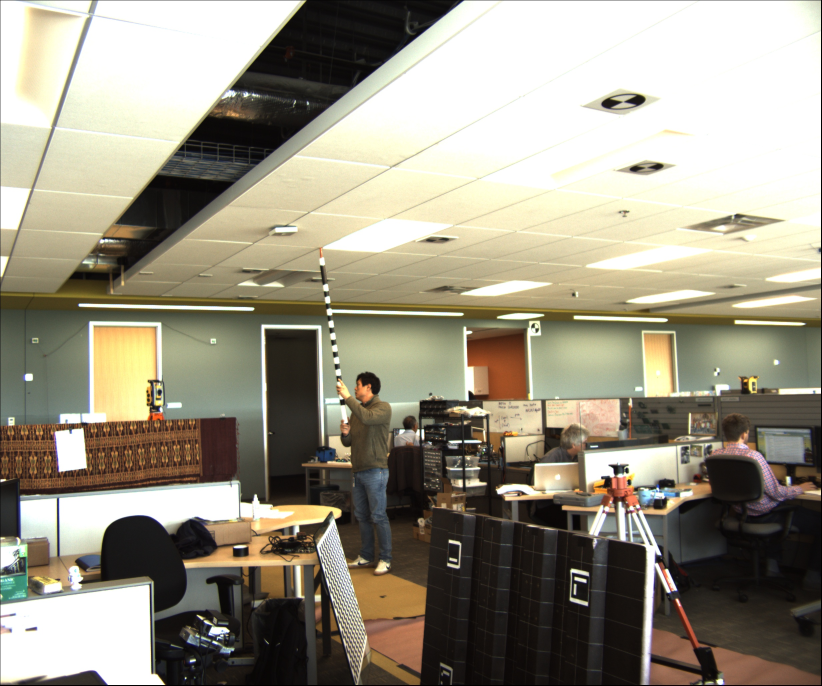
#> input picture teams/team_trimble/CAM2_image_0032.jpg, 2464 x 2056 px, found by its file name (shown at 1/3 size)
$ jupyter execute --allow-errors Trimble.ipynb
#> lines starting #> are read from the running program, lines starting #| are printed output that depends on the picture
##### Detection and Location Chain

**Abstract**: This hackathon project represents our effort to combine our existing machine learning and photogrametry efforts and further combine those efforts with both Cloud and Edge based solutions based upon Xilinx FPGA acceleration.

The Trimble team decided that the Xilinx hackathon would provide an excellent oppertunity to take the first steps in combining these technologies and learning how to use the varied Xilinx techologies.

Our initial hope was to use a TensorFlow system to provide the machine learning component of our test based on an AWS Ultrascale instance. That technology was unavailable for the hackathon, so during the event we trained a system based on a more stardard AWS Tensorflow instance and accessed that instance via Pynq networking.

The Team Trimble is composed of

* Roy Godzdanker – Trimble Product Architect for ICT
* Robert Banefield – Trimble Data Machine Learning Specialist
* Vinod Khare – Trimble ICT Photogrammetry
* Ashish Khare – Trimble Geomatics Photogrammetry
* Young-Jin Lee – Trimble ICT Photogrammetry
* Matt Compton - Trimble ICT Design Engineer

_NOTES_:

1. The TensorFlow system is sitting at an AWS instance. This is the slow and simple one for my debug effort. In the spirit of the hackathon, we started in training at the beginning of the night. This implies that it's capabilities were not exceptional at the beginning of the night and it will be better as the newly trained net is swapped in in the morning. Further tests back at the ranch will include testing this chain against some of the other theoretical models. The current net underperforms some previous efforts, further exploration is needed here

2. We also need to explore the TensorFlow element as an edge device. Advances in Xilinx FPGA tools may make that cost competative with a GPU box.

3. Xilinx HLS looks to be able to add needed acceleration functions but this needs further exploration going forward. We explored the idea of overly with python controled DMA, this is very promising

The following are globals used within this project To Change this to different image set, simply change the images indicated and run through the notebook again.

1. Camera data is sent to the system from a remote repository.
2. The Camera Data is sent to the Pynq to being processing.
3. The TensorFlow cloud delivers metadata for the images that were transferred to it back to the Pynq via net transfer
4. The Pynq software uses the photogrammetric OpenCV software chain that we wrote to estimate and calculate geometric position. In addition, images are displayed on the HDMI monitor and LCD display so we can see what is going on and to serve as a debug aid
5. The calculated position of the object is returned.

[cell 1]
## Imports

import cv2
import json
import matplotlib.pyplot as pyplot
import numpy
import matplotlib.patches  as patches
import pynq.overlays.base
import pynq.lib.arduino as arduino
import pynq.lib.video as video
import requests
import scipy
import sys
import PIL

[cell 2]
## Config
gAWS_TENSORFLOW_INSTANCE = 'http://34.202.159.80'
gCAMERA0_IMAGE = "/home/xilinx/jupyter_notebooks/trimble-mp/CAM2_image_0032.jpg"
gCAMERA1_IMAGE = "/home/xilinx/jupyter_notebooks/trimble-mp/CAM3_image_0032.jpg"

Turn on the HDMI coming off the pink board. This is used in a fashion that is different than their primary test notes and may be difficult to complete during the time period. Specifically, the hdmi out is used without the input

#> (a cell that did not finish here is left out)

Using Pillow, pull in the chosen image for Camera 0

[cell 4]
# Read images
image0BGR = cv2.imread(gCAMERA0_IMAGE)
#> image0BGR is the input picture: shape (2056, 2464, 3); mean B, G, R 132.3, 148.7, 154.4
image1BGR = cv2.imread(gCAMERA1_IMAGE)
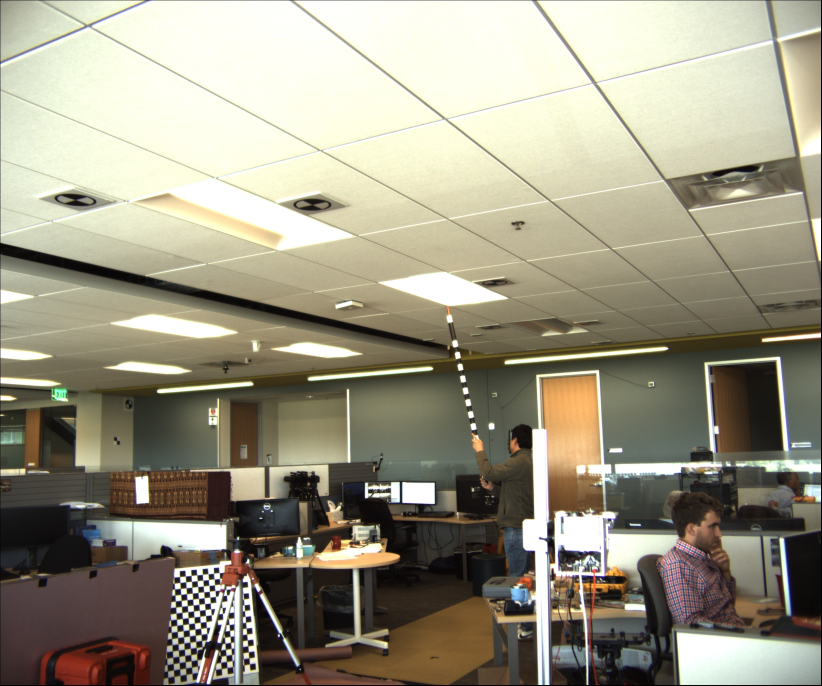
#> input picture teams/team_trimble/CAM3_image_0032.jpg, 2464 x 2056 px, found by its file name (shown at 1/3 size)
#> image1BGR is the input picture: shape (2056, 2464, 3); mean B, G, R 132.9, 151.4, 156.3

image0 = image0BGR[...,::-1]
image1 = image1BGR[...,::-1]

Do exactly the same for the second image of the overlapping pair from camera 1

To send one of these to the HDMI, we are going to have to reformat it to fit the provided HDMI display

#> (a cell that did not finish here is left out)

We will also display Young-Jin to the LCD screen. Why ? Because Young Jin does awesome work and deserves to be famous and also because I can

#> (a cell that did not finish here is left out)

We now need to classify the images. This runs the remote version of TensorFlow on the image to get the bounding box. The following routine wraps this for simplicity. The spun up AWS TensorFlow instance is expecting to get be
sent a JPEG and will classify and send back the results as JSON.

The IP address of the spun up AWS instance is given by the global gAWS_TENSORFLOW_INSTANCE which is specified at the
beginning of this note book.

[cell 7]
def RemoteTensorFlowClassify(image_name_string):
    f = open(image_name_string,'rb')
    r = requests.put(gAWS_TENSORFLOW_INSTANCE, data=f)
    return json.loads(r.content.decode())

Actually call the defined function on images from camera 1 and camera 2.

#> (a cell that did not finish here is left out)

#> (a cell that did not finish here is left out)

The AWS tensorflow reports the bounding boxes for the required object.

[cell 10]
def DrawRect(the_json,the_image, x1, x2, y1, y2 ):
    # [5 lines of commented-out code are left out]


    fig, ax = pyplot.subplots(1)
    ax.imshow(the_image)
    rect = patches.Rectangle((x1,y1), (x2-x1), (y2-y1), linewidth = 1 , edgecolor = 'r', facecolor='none')
    ax.add_patch(rect)
    pyplot.show()

[cell 11]
## Convert to grayscale
grayImage0 = cv2.cvtColor(image0, cv2.COLOR_RGB2GRAY)
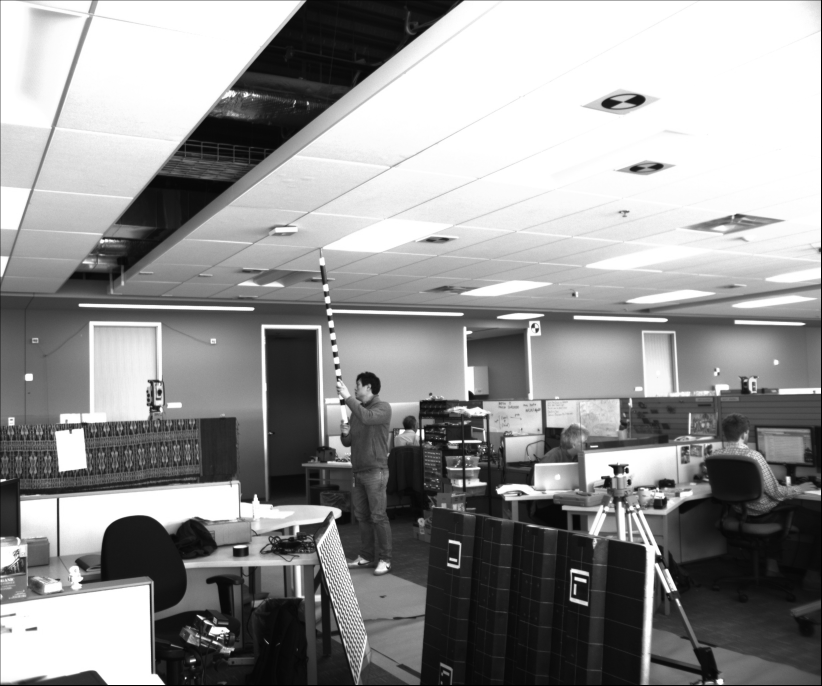
#> grayImage0: shape (2056, 2464) (shown at 1/3 size); min 0, max 255, mean 148.5
grayImage1 = cv2.cvtColor(image1, cv2.COLOR_RGB2GRAY)
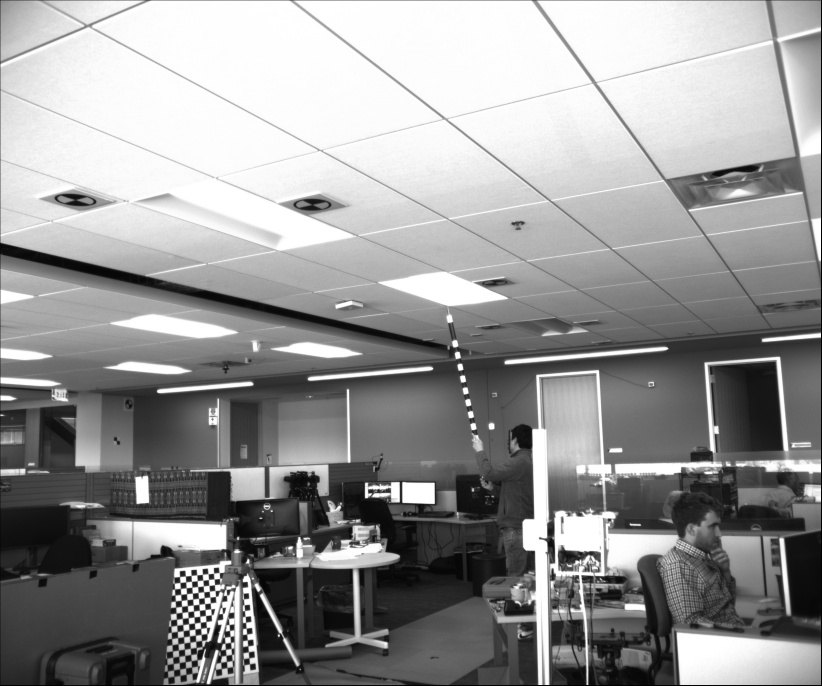
#> grayImage1: shape (2056, 2464) (shown at 1/3 size); min 0, max 255, mean 150.8

[cell 12]
def IsInsideROI(pt, the_json, x1, x2, y1, y2):
# [4 lines of commented-out code are left out]

    x_min = x1
    y_min = y1
    x_max = x2
    y_max = y2
    if(pt[0]>=x_min and pt[0] <=x_max and pt[1]>=y_min and pt[1]<=y_max):
        return True
    else:
        return False

[cell 13]
## Detect keypoints
Brisk = cv2.BRISK_create()

keyPoints0 = Brisk.detect(grayImage0)
#> keyPoints0 = 8739 keypoints; strongest (x, y, size): (685, 1892, 29.6), (1726, 1733, 33.9), (1409, 1178, 42.2), (2026, 1768, 43.8)
keyPoints1 = Brisk.detect(grayImage1)
#> keyPoints1 = 8555 keypoints; strongest (x, y, size): (546, 1719, 54.4), (657, 1922, 46.6), (1099, 1489, 45.3), (657, 1923, 40.9)
